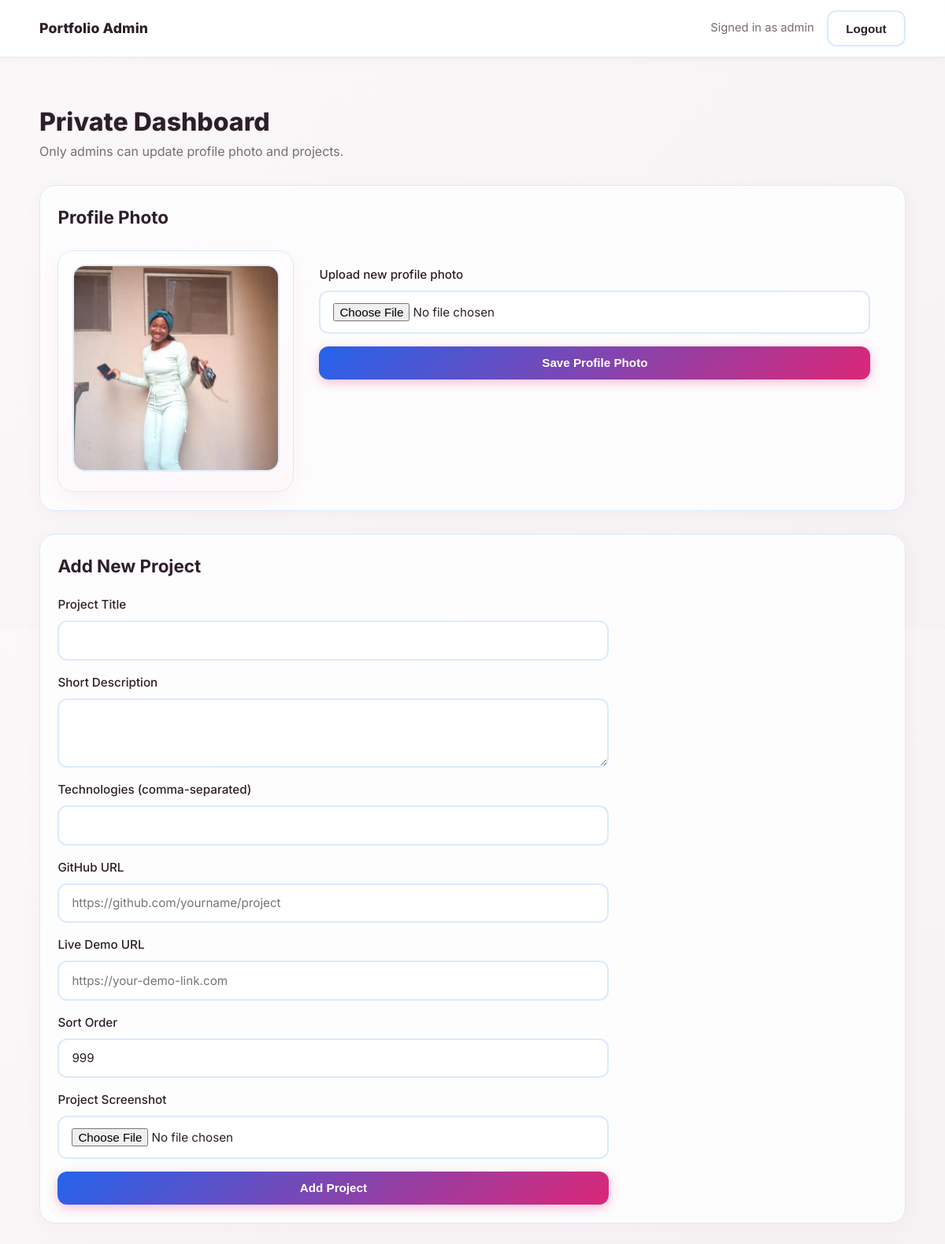
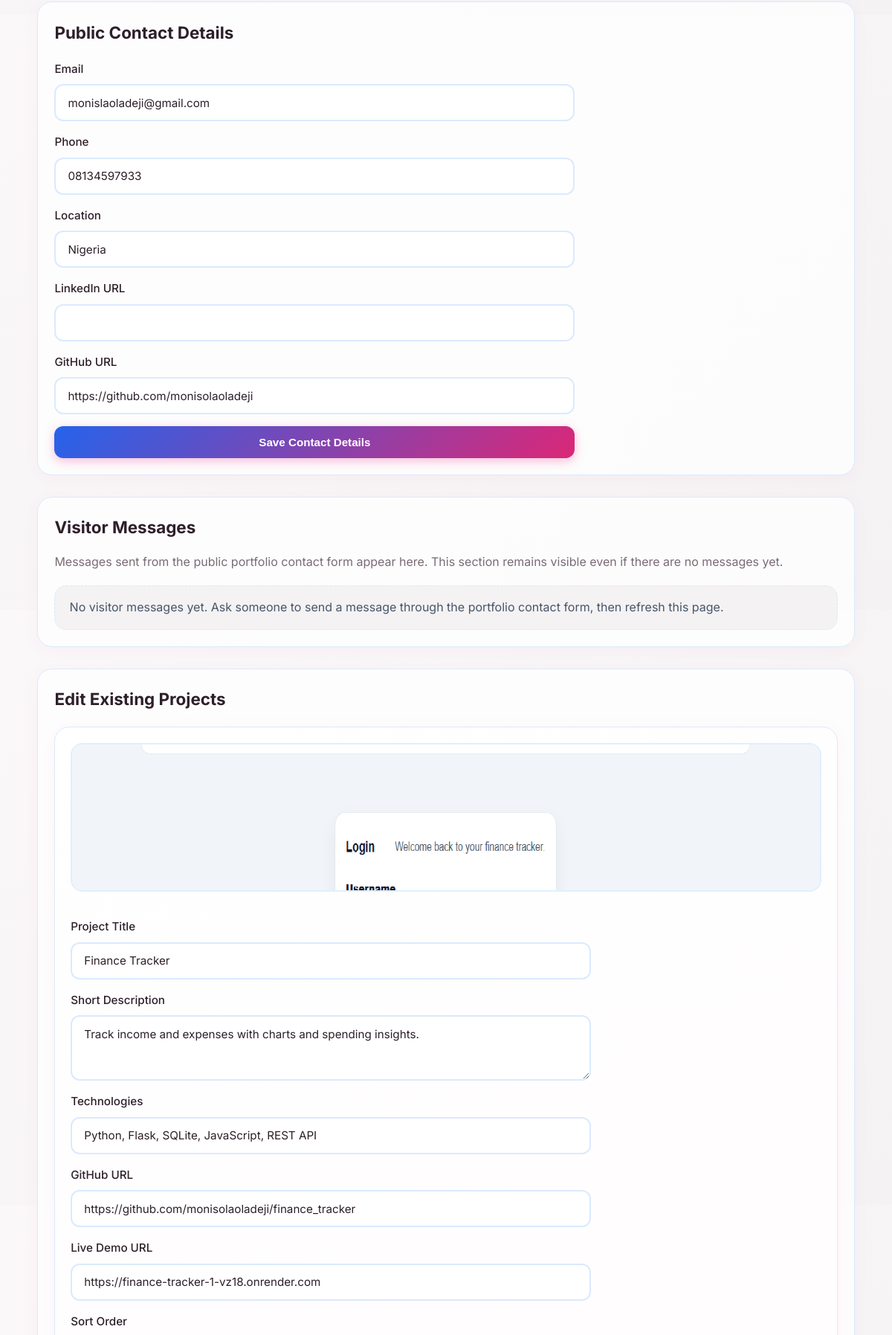
/admin (signed in, upper part), run on the app's committed database (2 pictures, top to bottom).
### tables this page shows
CREATE TABLE settings (
                key TEXT PRIMARY KEY,
                value TEXT NOT NULL DEFAULT ''
            );

CREATE TABLE projects (
                id INTEGER PRIMARY KEY AUTOINCREMENT,
                title TEXT NOT NULL,
                description TEXT NOT NULL,
                technologies TEXT NOT NULL,
                github_url TEXT NOT NULL,
                demo_url TEXT NOT NULL,
                screenshot_path TEXT NOT NULL DEFAULT '',
                sort_order INTEGER NOT NULL DEFAULT 0
            );

### app.py (the view)
@app.route("/admin", methods=["GET"])
@admin_required
def admin_dashboard():
    db = get_db()
    projects = db.execute(
        """
        SELECT id, title, description, technologies, github_url, demo_url, screenshot_path, sort_order
        FROM projects
        ORDER BY sort_order ASC, id ASC;
        """
    ).fetchall()
    projects_with_screenshots = []
    for project in projects:
        screenshots = get_project_screenshots(db, project["id"])
        projects_with_screenshots.append({
            **project,
            "screenshots": screenshots
        })
    visitor_messages = db.execute(
        """
        SELECT id, sender_name, sender_email, message_body, created_at, is_read
        FROM visitor_messages
        ORDER BY id DESC;
        """
    ).fetchall()
    settings = get_settings_map(db)
    return render_template(
        "admin_dashboard.html",
        projects=projects_with_screenshots,
        visitor_messages=visitor_messages,
        profile_photo_path=settings.get("profile_photo_path", ""),
        settings=settings,
        admin_username=app.config["ADMIN_USERNAME"],
    )

### app.py (called while the page is built)
def get_db():
    if "db" not in g:
        conn = sqlite3.connect(DB_PATH)
        conn.row_factory = sqlite3.Row
        g.db = conn
    return g.db

def get_settings_map(db):
    rows = db.execute("SELECT key, value FROM settings;").fetchall()
    return {row["key"]: row["value"] for row in rows}

def is_admin_logged_in() -> bool:
    return bool(session.get("is_admin"))

def admin_required(route_handler):
    @wraps(route_handler)
    def wrapper(*args, **kwargs):
        if not is_admin_logged_in():
            return redirect(url_for("admin_login"))
        return route_handler(*args, **kwargs)
    return wrapper

def get_project_screenshots(db, project_id):
    return db.execute(
        """
        SELECT id, image_path, caption, sort_order
        FROM project_screenshots
        WHERE project_id = ?
        ORDER BY sort_order ASC, id ASC;
        """,
        (project_id,),
    ).fetchall()

### templates/admin_dashboard.html (shortened to what this page needs)
<!DOCTYPE html>
<html lang="en">
<head>
  <link rel="stylesheet" href="{{ url_for('static', filename='css/styles.css') }}">
</head>
<body>
  <header class="site-header">
    <div class="container nav-wrap">
      <a href="/" class="logo">Portfolio Admin</a>
      <div class="admin-actions">
        <span class="admin-user">Signed in as {{ admin_username }}</span>
        <form method="post" action="/admin/logout">
          <button class="btn btn-outline" type="submit">Logout</button>
        </form>
      </div>
    </div>
  </header>
  <main class="container section">
    <h1 class="admin-title">Private Dashboard</h1>
    <p class="admin-subtext">Only admins can update profile photo and projects.</p>
    <section class="admin-panel">
      <h2>Profile Photo</h2>
      <div class="about-layout">
        <div class="profile-photo-card">
          {% if profile_photo_path %}
          <img class="profile-preview" src="{{ url_for('static', filename=profile_photo_path) }}" alt="Current profile photo">
          {% else %}
          <img class="profile-preview" src="https://via.placeholder.com/260x260/121936/e9eeff?text=No+Photo" alt="No profile photo">
          {% endif %}
        </div>
        <form class="contact-form" method="post" action="/admin/profile-photo" enctype="multipart/form-data">
          <label>
            Upload new profile photo
            <input type="file" name="profile_photo" accept="image/*" required>
          </label>
          <button class="btn btn-primary" type="submit">Save Profile Photo</button>
        </form>
      </div>
    </section>
    <section class="admin-panel">
      <h2>Add New Project</h2>
      <form class="contact-form" method="post" action="/admin/projects/create" enctype="multipart/form-data">
        <label>Project Title <input type="text" name="title" required></label>
        <label>Short Description <textarea name="description" rows="3" required></textarea></label>
        <label>Technologies (comma-separated) <input type="text" name="technologies" required></label>
        <label>GitHub URL <input type="text" name="github_url" placeholder="https://github.com/yourname/project"></label>
        <label>Live Demo URL <input type="text" name="demo_url" placeholder="https://your-demo-link.com"></label>
        <label>Sort Order <input type="number" name="sort_order" value="999"></label>
        <label>Project Screenshot <input type="file" name="screenshot" accept="image/*"></label>
        <button class="btn btn-primary" type="submit">Add Project</button>
      </form>
    </section>
    <section class="admin-panel">
      <h2>Public Contact Details</h2>
      <form class="contact-form" method="post" action="/admin/contact">
        <label>Email <input type="email" name="contact_email" value="{{ settings.get('contact_email', '') }}"></label>
        <label>Phone <input type="text" name="contact_phone" value="{{ settings.get('contact_phone', '') }}"></label>
        <label>Location <input type="text" name="contact_location" value="{{ settings.get('contact_location', '') }}"></label>
        <label>LinkedIn URL <input type="text" name="contact_linkedin" value="{{ settings.get('contact_linkedin', '') }}"></label>
        <label>GitHub URL <input type="text" name="contact_github" value="{{ settings.get('contact_github', '') }}"></label>
        <button class="btn btn-primary" type="submit">Save Contact Details</button>
      </form>
    </section>
    <section class="admin-panel visitor-messages-panel">
      <h2>Visitor Messages</h2>
      <p class="message-notice">Messages sent from the public portfolio contact form appear here. This section remains visible even if there are no messages yet.</p>
      <div class="admin-project-list">
        {% if visitor_messages %}
        {% for msg in visitor_messages %}
        <article class="project-card {{ 'message-unread' if not msg['is_read'] else '' }}">
          <h3>{{ msg["sender_name"] }}</h3>
          <p><strong>Email:</strong> <a href="mailto:{{ msg['sender_email'] }}">{{ msg["sender_email"] }}</a></p>
          <p><strong>Sent:</strong> {{ msg["created_at"] }}</p>
          <p>{{ msg["message_body"] }}</p>
          <div class="card-actions">
            {% if not msg["is_read"] %}
            <form method="post" action="/admin/messages/{{ msg['id'] }}/read">
              <button class="btn btn-primary" type="submit">Mark as Read</button>
            </form>
            {% endif %}
            <form method="post" action="/admin/messages/{{ msg['id'] }}/delete" onsubmit="return confirm('Delete this message?');">
              <button class="btn btn-outline" type="submit">Delete</button>
            </form>
          </div>
        </article>
        {% endfor %}
        {% else %}
        <div class="message-empty">No visitor messages yet. Ask someone to send a message through the portfolio contact form, then refresh this page.</div>
        {% endif %}
      </div>
    </section>
    <section class="admin-panel">
      <h2>Edit Existing Projects</h2>
      <div class="admin-project-list">
        {% for project in projects %}
        <article class="project-card">
          {% if project["screenshot_path"] %}
          <img class="project-shot" src="{{ url_for('static', filename=project['screenshot_path']) }}" alt="{{ project['title'] }} screenshot">
          {% endif %}
          <form class="contact-form" method="post" action="/admin/projects/{{ project['id'] }}/update" enctype="multipart/form-data">
            <label>Project Title <input type="text" name="title" value="{{ project['title'] }}" required></label>
            <label>Short Description <textarea name="description" rows="3" required>{{ project["description"] }}</textarea></label>
            <label>Technologies <input type="text" name="technologies" value="{{ project['technologies'] }}" required></label>
            <label>GitHub URL <input type="text" name="github_url" value="{{ project['github_url'] }}"></label>
            <label>Live Demo URL <input type="text" name="demo_url" value="{{ project['demo_url'] }}"></label>
            <label>Sort Order <input type="number" name="sort_order" value="{{ project['sort_order'] }}"></label>
          </form>
        </article>
        {% endfor %}
      </div>
    </section>
  </main>
</body>
</html>

### static/css/styles.css (style rules this page uses)
:root { --bg: #faf8f9; --surface: #ffffff; --surface-soft: #fdf7fa; --text: #2d1f2a; --muted: #7a6b76; --primary: #2563eb; --primary-soft: #dbeafe; --primary-dark: #1d4ed8; --border: #dbeafe; --border-soft: #e0efff; --success: #22c55e; --error: #f87171; --ash: #e9e7e8; --ash-soft: #f4f2f3; }
* { box-sizing: border-box; margin: 0; padding: 0; }
html { scroll-behavior: smooth; }
body { font-family: "Inter", sans-serif; background: linear-gradient(135deg, #faf8f9 0%, #f4f2f3 100%); color: var(--text); line-height: 1.6; }
.container { width: min(1100px, 92%); margin: 0 auto; }
.site-header { position: sticky; top: 0; z-index: 100; backdrop-filter: blur(12px); background: rgba(255, 255, 255, 0.92); border-bottom: 1px solid var(--border); box-shadow: 0 2px 12px rgba(236, 72, 153, 0.06); }
.nav-wrap { display: flex; align-items: center; justify-content: space-between; min-height: 72px; gap: 0.8rem; }
.logo { font-weight: 800; font-size: 1.1rem; color: var(--text); text-decoration: none; letter-spacing: 0.2px; }
.btn { border: none; border-radius: 12px; padding: 0.8rem 1.4rem; text-decoration: none; font-weight: 600; cursor: pointer; display: inline-flex; align-items: center; justify-content: center; background: transparent; transition: all 0.25s ease; font-size: 0.95rem; }
.btn-primary { background: linear-gradient(135deg, var(--primary) 0%, #db2777 100%); color: #ffffff; box-shadow: 0 4px 14px rgba(236, 72, 153, 0.35); }
.btn-outline { background: transparent; border: 2px solid var(--border); color: var(--text); }
.section { padding: 3.5rem 0; }
.section h2 { font-size: 1.9rem; margin-bottom: 1rem; font-weight: 700; }
.section p { color: var(--muted); }
.about-layout { margin-top: 1.5rem; display: grid; grid-template-columns: 300px 1fr; gap: 2rem; align-items: start; }
.profile-photo-card { background: linear-gradient(160deg, var(--surface), var(--surface-soft)); border: 1px solid var(--border); border-radius: 20px; padding: 1.1rem; box-shadow: 0 8px 30px rgba(236, 72, 153, 0.08); }
.profile-preview { width: 100%; aspect-ratio: 1 / 1; object-fit: cover; border-radius: 16px; border: 2px solid var(--border-soft); }
.project-card { background: linear-gradient(160deg, var(--surface) 0%, #fffafc 100%); border: 1px solid var(--border); border-radius: 20px; padding: 1.3rem; display: flex; flex-direction: column; gap: 1rem; transition: all 0.3s ease; box-shadow: 0 4px 20px rgba(236, 72, 153, 0.06); }
.project-shot { width: 100%; height: 200px; object-fit: cover; border-radius: 16px; border: 2px solid var(--border-soft); }
.contact-form { margin-top: 1.2rem; max-width: 700px; display: grid; gap: 1rem; }
.contact-form label { display: grid; gap: 0.5rem; font-weight: 500; font-size: 0.95rem; }
.contact-form input, .contact-form textarea { width: 100%; border: 2px solid var(--border); background: #ffffff; color: var(--text); border-radius: 12px; padding: 0.85rem 1rem; font-size: 0.95rem; transition: all 0.25s ease; font-family: inherit; }
.admin-actions { display: flex; gap: 1rem; align-items: center; }
.admin-user { color: var(--muted); font-size: 0.92rem; }
.admin-title { font-size: 2rem; font-weight: 800; }
.admin-subtext { color: var(--muted); }
.admin-panel { margin-top: 1.8rem; background: rgba(255, 255, 255, 0.8); border: 1px solid var(--border); border-radius: 20px; padding: 1.4rem; box-shadow: 0 4px 20px rgba(236, 72, 153, 0.05); }
.admin-panel h2 { font-size: 1.4rem; margin-bottom: 1rem; }
.admin-project-list { margin-top: 1.2rem; display: grid; gap: 1.5rem; }
.message-notice { color: var(--muted); margin-bottom: 1rem; line-height: 1.55; }
.message-empty { color: #475569; background: var(--ash-soft); border: 1px dashed var(--border); border-radius: 16px; padding: 1rem 1.2rem; }

### data on the page
settings: value (picture)
settings: contact_email "monislaoladeji@gmail.com"
settings: contact_phone "08134597933"
settings: contact_location "Nigeria"
settings: contact_github "https://github.com/monisolaoladeji"
projects: screenshot_path (picture), title "Finance Tracker", description "Track income and expenses with charts and spending insights.", technologies "Python, Flask, SQLite, JavaScript, REST API", github_url "https://github.com/monisolaoladeji/finance_tracker", demo_url "https://finance-tracker-1-vz18.onrender.com"

### other printed values
{{ admin_username }} "admin"
